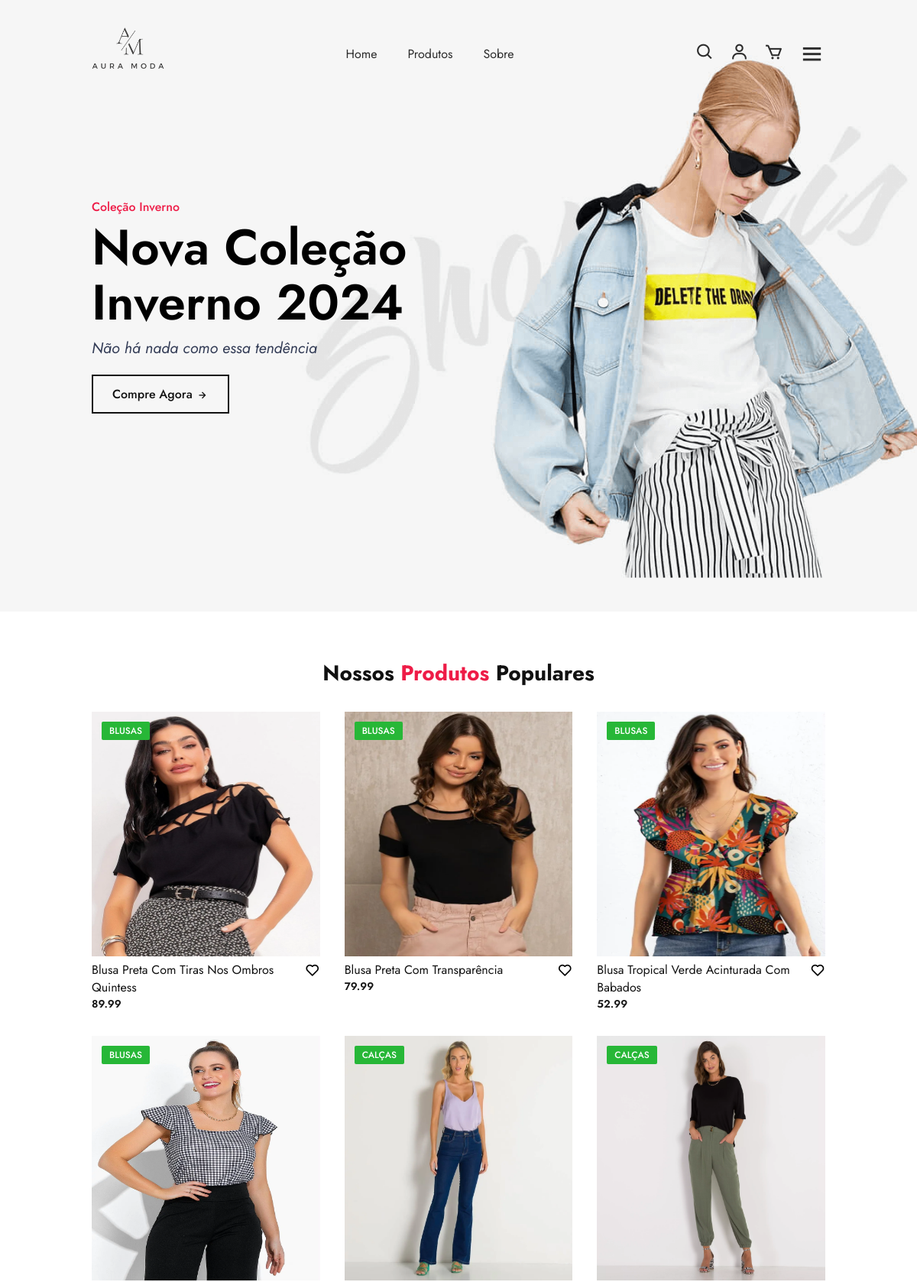
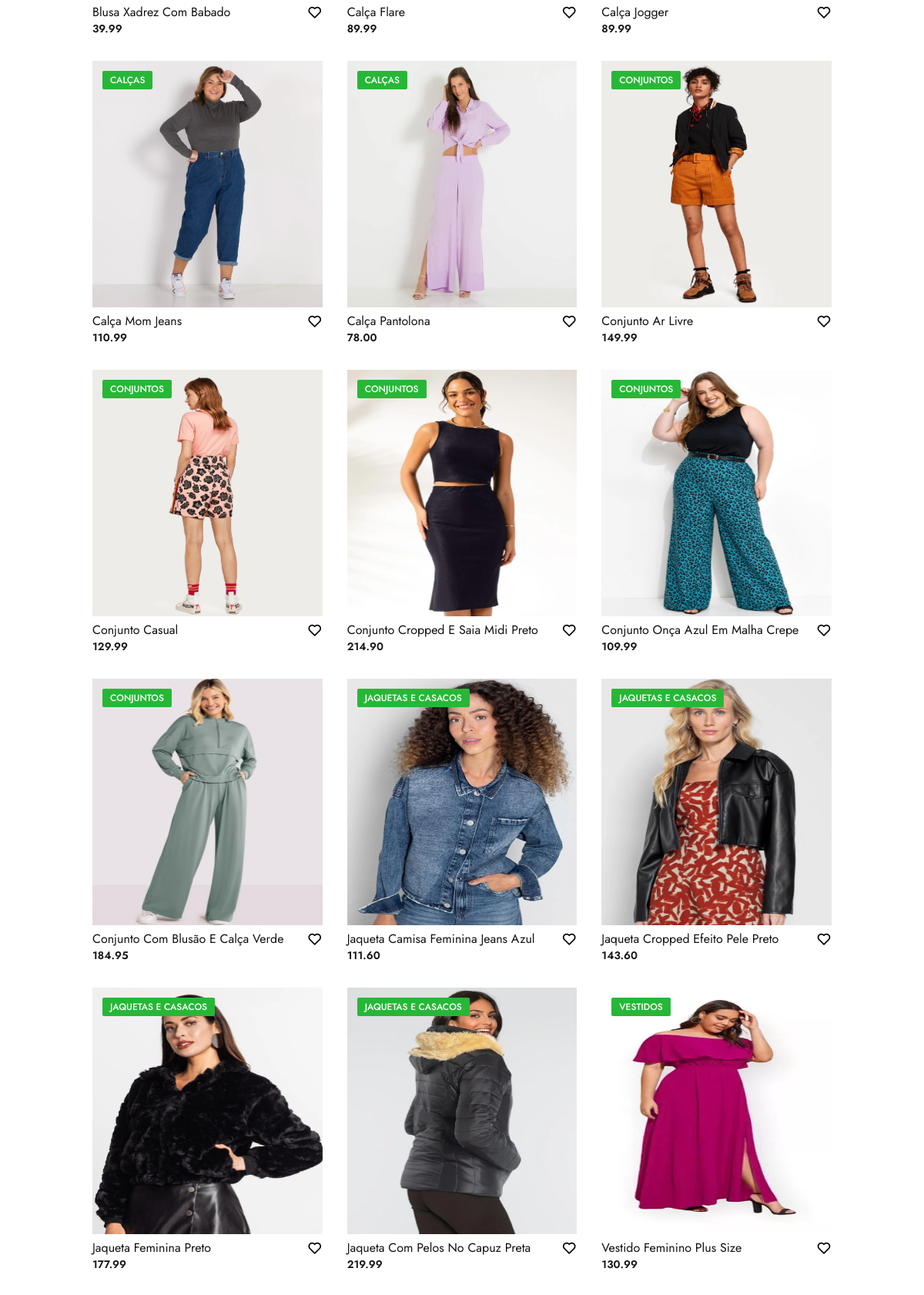
The page / (upper part) on the database its author committed (2 pictures, top to bottom).
### ecommerce/models.py (models this page shows, shortened)
class Produto(models.Model):
    nome = models.CharField(max_length=200)
    descricao = models.TextField()
    preco = models.DecimalField(max_digits=10, decimal_places=2)
    estoque = models.PositiveIntegerField()
    categoria = models.ForeignKey(Categoria, on_delete=models.SET_NULL, null=True, related_name='produtos')
    imagem = models.ImageField(upload_to='produtos/', blank=True, null=True, default='default.png')
    data_adicionado = models.DateTimeField(auto_now_add=True)

class Categoria(models.Model):
    nome = models.CharField(max_length=100, unique=True)
    descricao = models.TextField(blank=True)
    def __str__(self):
        return self.nome

### ecommerce/views.py (the view)
# urls.py: path('', views.home, name='home'),
def home(request):
    produtos = Produto.objects.all()
    pesquisa = request.GET.get('search')
    if pesquisa:
        produtos = Produto.objects.filter(nome__icontains=pesquisa).order_by('nome')
    else:
        produtos = Produto.objects.all().order_by('nome')
    context = {
        'produtos':produtos,
        'user': request.user,
        'search_query': pesquisa
    }
    return render (request,'ecommerce/index.html',context)

### ecommerce/templates/ecommerce/index.html (shortened to what this page needs)
{% extends 'base.html' %}
{% load static %}
{% block main %}
<section class="main-home">
    <div class="main-text">
        <h5>Coleção Inverno</h5>
        <h1>Nova Coleção <br> Inverno 2024</h1>
        <p>Não há nada como essa tendência</p>
        <a href="{% url "produtos" %}" class="main-btn">Compre Agora <i class='bx bx-right-arrow-alt' ></i></a>
    </div>
</section>
<section class="trending-product" id="trending">
    <div class="center-text">
        <h2>Nossos <span>Produtos</span> Populares</h2>
    </div>
    <div class="products">
        {% for produto in produtos %}
        <div class="row">
            <img src="{{ produto.imagem.url }}" alt="{{produto.nome}}">
            <div class="product-text">
                <h5>{{produto.categoria}}</h5>
            </div>
            <div class="heart-icon">
                <i class='bx bx-heart' ></i>
            </div>
            <div class="price">
                <a href="{% url "detalhes" produto.id %}"><h4>{{produto.nome}}</h4></a>
                <p>{{produto.preco}}</p>
            </div>
        </div>
        {% endfor %}
    </div>
</section>
{% endblock main %}

### static/css/experimento.css (style rules this page uses)
:root { --primary-color: #000000; --secondary-color: #ffffff; --accent-color: #ff0000; --text-color: #333333; --light-gray: #f5f5f5; --medium-gray: #e0e0e0; }
* { margin: 0; padding: 0; box-sizing: border-box; scroll-behavior: smooth; font-family: "Jost", sans-serif; list-style: none; text-decoration: none; }
html, body { min-height: 100%; }
section { padding: 5% 10%; }
.main-home { width: 100%; height: 100vh; background-image: url(/static/expe/banner-3.png); background-position: center; background-size: cover; display: grid; grid-template-columns: repeat(1, 1fr); align-items: center; }
.main-text h5 { color: #EE1C47; font-size: 16px; text-transform: capitalize; font-weight: 500; }
.main-text h1 { color: #000; font-size: 65px; text-transform: capitalize; line-height: 1.1; font-weight: 600; margin: 6px 0 10px; }
.main-text p { color: #333c56; font-size: 20px; font-style: italic; margin-bottom: 20px; }
.main-btn { display: inline-block; color: #111; font-size: 16px; font-weight: 500; text-transform: capitalize; border: 2px solid #111; padding: 12px 25px; transition: all .42 ease; }
.main-btn i { vertical-align: middle; }
.center-text h2 { color: #111; font-size: 28px; text-transform: capitalize; text-align: center; margin-bottom: 30px; }
.center-text span { color: #EE1C47; }
.products { display: grid; grid-template-columns: repeat(auto-fit, minmax(260px, auto)); gap: 2rem }
.row { position: relative; transition: all .40s; }
.row img { width: 100%; height: 320px; transition: all .40s; }
.product-text h5 { position: absolute; top: 13px; left: 13px; color: #fff; font-size: 12px; font-weight: 500; text-transform: uppercase; background-color: #27b737; padding: 3px 10px; border-radius: 2px; }
.heart-icon { position: absolute; right: 0; font-size: 20px; }
.price h4 { color: #111; font-size: 16px; text-transform: capitalize; font-weight: 400; }
.price p { color: #151515; font-size: 14px; font-weight: 600; }

### rows shown on the page
Produto: imagem (picture), categoria "BLUSAS", nome "Blusa Preta Com Tiras Nos Ombros Quintess", preco "89.99"
Produto: imagem (picture), categoria "BLUSAS", nome "Blusa Preta Com Transparência", preco "79.99"
Produto: imagem (picture), categoria "BLUSAS", nome "Blusa Tropical Verde Acinturada Com Babados", preco "52.99"
Produto: imagem (picture), categoria "BLUSAS", nome "Blusa Xadrez Com Babado", preco "39.99"
Produto: imagem (picture), categoria "CALÇAS", nome "Calça Flare", preco "89.99"
Produto: imagem (picture), categoria "CALÇAS", nome "Calça Jogger", preco "89.99"
Produto: imagem (picture), categoria "CALÇAS", nome "Calça Mom Jeans", preco "110.99"
Produto: imagem (picture), categoria "CALÇAS", nome "Calça Pantolona", preco "78.00"
Produto: imagem (picture), categoria "CONJUNTOS", nome "Conjunto Ar Livre", preco "149.99"
Produto: imagem (picture), categoria "CONJUNTOS", nome "Conjunto Casual", preco "129.99"
Produto: imagem (picture), categoria "CONJUNTOS", nome "Conjunto Cropped E Saia Midi Preto", preco "214.90"
Produto: imagem (picture), categoria "CONJUNTOS", nome "Conjunto Onça Azul Em Malha Crepe", preco "109.99"
Produto: imagem (picture), categoria "CONJUNTOS", nome "Conjunto Com Blusão E Calça Verde", preco "184.95"
Produto: imagem (picture), categoria "JAQUETAS E CASACOS", nome "Jaqueta Camisa Feminina Jeans Azul", preco "111.60"
Produto: imagem (picture), categoria "JAQUETAS E CASACOS", nome "Jaqueta Cropped Efeito Pele Preto", preco "143.60"
Produto: imagem (picture), categoria "JAQUETAS E CASACOS", nome "Jaqueta Feminina Preto", preco "177.99"
Produto: imagem (picture), categoria "JAQUETAS E CASACOS", nome "Jaqueta Com Pelos No Capuz Preta", preco "219.99"
Produto: imagem (picture), categoria "VESTIDOS", nome "Vestido Feminino Plus Size", preco "130.99"
